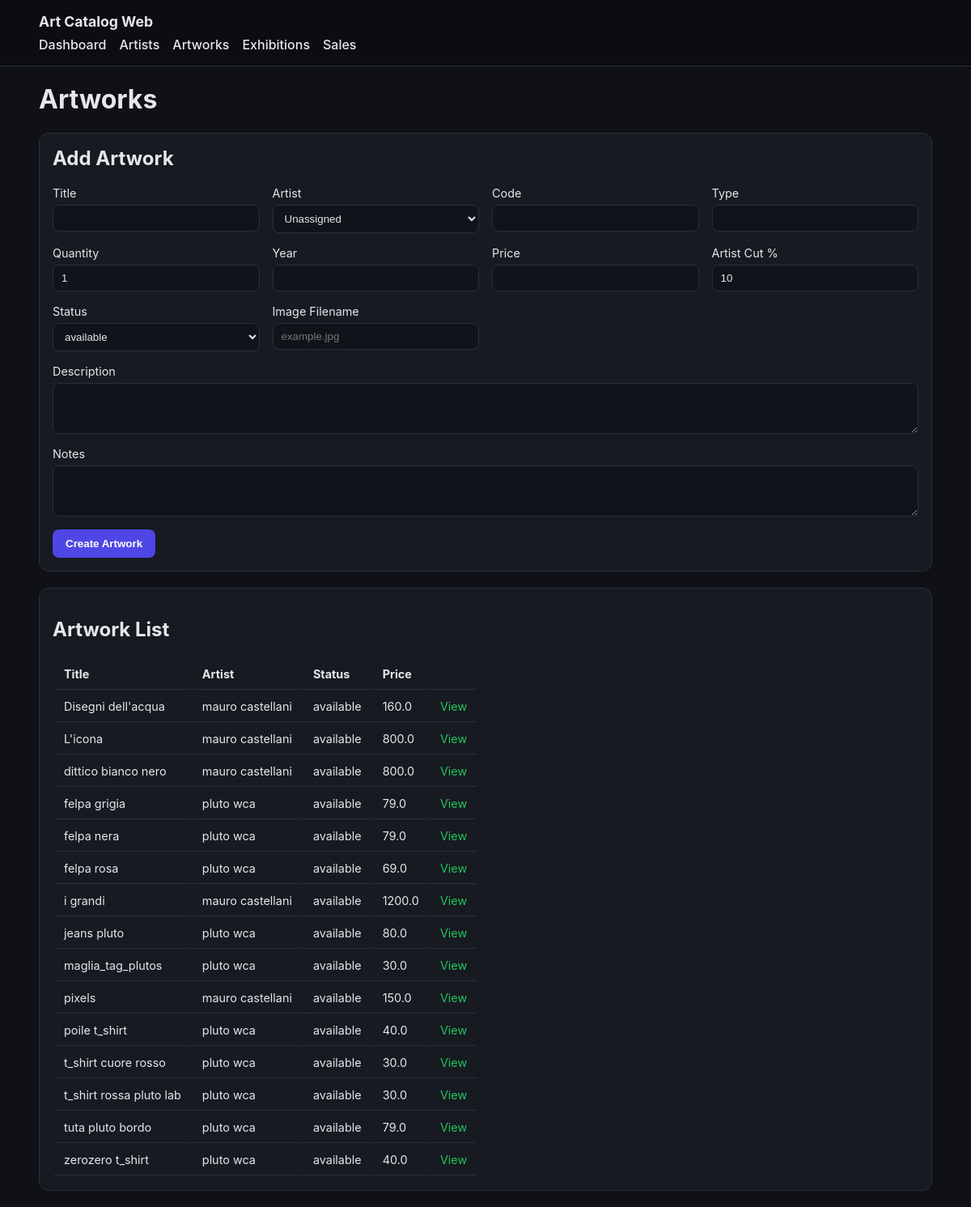
The page /artworks on the database as committed earlier.
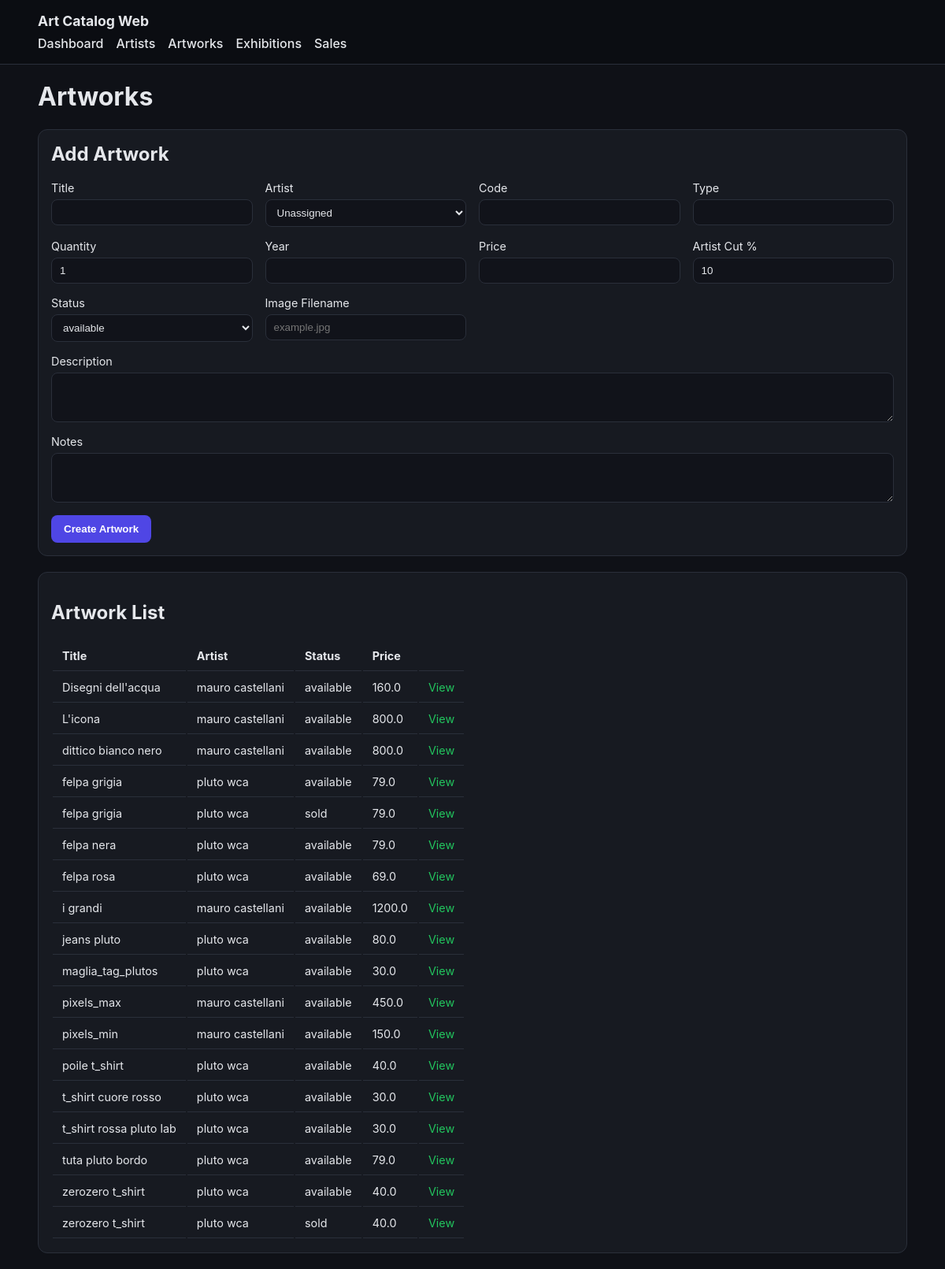
The same page on the database as committed later.
### tables this page shows
CREATE TABLE artwork (
    id INTEGER PRIMARY KEY AUTOINCREMENT,

    artist_id INTEGER,           -- FK verso artist (puo essere NULL)
    title TEXT NOT NULL,         -- Titolo opera / articolo
    description TEXT,            -- Descrizione estesa
    type TEXT,                   -- painting, sculpture, print, merch, ecc.
    year INTEGER,                -- Anno di produzione
    price REAL,                  -- Prezzo di listino
    artist_cut_percent REAL DEFAULT 10, -- Percentuale riconosciuta all'artista
    image TEXT,                  -- Nome file immagine (NO path)
    status TEXT DEFAULT 'available',
    notes TEXT, quantity INTEGER DEFAULT 1, code TEXT,                  -- Note interne

    FOREIGN KEY (artist_id)
        REFERENCES artist(id)
        ON DELETE SET NULL
);

CREATE TABLE artist (
    id INTEGER PRIMARY KEY AUTOINCREMENT,
    name TEXT NOT NULL,          -- Nome artista / collettivo
    bio TEXT,                    -- Biografia
    email TEXT,                  -- Contatto
    phone TEXT,                  -- Contatto
    notes TEXT                   -- Note interne (non pubbliche)
);

### webapp/app.py (the view, shortened to what this page needs)
    @app.route("/artworks", methods=["GET", "POST"])
    def artworks():
        artist_repo, artwork_repo, _, _ = get_repos()
        artworks = artwork_repo.get_all()
        artists = artist_repo.get_all()
        return render_template(
            "artworks.html",
            artworks=artworks,
            artists=artists,
            status_options=STATUS_OPTIONS,
        )

### core/database.py (called while the page is built)
    def execute(self, query: str, params: tuple = ()):
        cur = self.conn.cursor()
        cur.execute(query, params)
        self.conn.commit()
        return cur

    def close(self):
        self.conn.close()

### core/repositories/artist_repo.py (called while the page is built)
    def get_all(self):
        cursor = self.db.execute("SELECT * FROM artist ORDER BY name")
        return cursor.fetchall()

### core/repositories/artwork_repo.py (called while the page is built, shortened)
    def _ensure_artist_cut_column(self):
        cursor = self.db.execute("PRAGMA table_info(artwork)")
        columns = {row[1] for row in cursor.fetchall()}

    def _ensure_quantity_column(self):
        cursor = self.db.execute("PRAGMA table_info(artwork)")
        columns = {row[1] for row in cursor.fetchall()}

    def _ensure_code_column(self):
        cursor = self.db.execute("PRAGMA table_info(artwork)")
        columns = {row[1] for row in cursor.fetchall()}
        try:
            self.db.execute(
                "CREATE UNIQUE INDEX IF NOT EXISTS idx_artwork_code ON artwork(code)"
            )
        except Exception:
            pass

    def get_all(self):
        cursor = self.db.execute(
            """
            SELECT a.*, ar.name as artist_name
            FROM artwork a
            LEFT JOIN artist ar ON a.artist_id = ar.id
            ORDER BY a.title
            """
        )
        return cursor.fetchall()

### webapp/app.py (called while the page is built)
def get_db() -> Database:
    db: Optional[Database] = g.get("db")
    if db is None:
        db = Database(DB_PATH)
        g.db = db
    return db

def get_repos():
    db = get_db()
    return (
        ArtistRepository(db),
        ArtworkRepository(db),
        ExhibitionRepository(db),
        SaleRepository(db),
    )

### webapp/templates/artworks.html (shortened to what this page needs)
{% extends "base.html" %}
{% block content %}
<h1>Artworks</h1>
<section class="card form-card">
    <h2>Add Artwork</h2>
    <form method="post" class="grid-form">
        <label>
            Title
            <input type="text" name="title" required>
        </label>
        <label>
            Artist
            <select name="artist_id">
                <option value="">Unassigned</option>
            </select>
        </label>
        <label>
            Code
            <input type="text" name="code">
        </label>
        <label>
            Type
            <input type="text" name="type">
        </label>
        <label>
            Quantity
            <input type="number" name="quantity" min="1" value="1">
        </label>
        <label>
            Year
            <input type="number" name="year">
        </label>
        <label>
            Price
            <input type="number" name="price" step="0.01">
        </label>
        <label>
            Artist Cut %
            <input type="number" name="artist_cut_percent" step="0.1" value="10">
        </label>
        <label>
            Status
            <select name="status">
                {% for status in status_options %}
                    <option value="{{ status }}">{{ status }}</option>
                {% endfor %}
            </select>
        </label>
        <label>
            Image Filename
            <input type="text" name="image" placeholder="example.jpg">
        </label>
        <label class="full">
            Description
            <textarea name="description" rows="3"></textarea>
        </label>
        <label class="full">
            Notes
            <textarea name="notes" rows="3"></textarea>
        </label>
        <button type="submit">Create Artwork</button>
    </form>
</section>
<section class="card">
    <h2>Artwork List</h2>
    <div class="table-wrap">
        <table>
            <thead>
                <tr>
                    <th>Title</th>
                    <th>Artist</th>
                    <th>Status</th>
                    <th>Price</th>
                    <th></th>
                </tr>
            </thead>
            <tbody>
                {% for artwork in artworks %}
                    <tr>
                        <td>{{ artwork["title"] }}</td>
                        <td>{{ artwork["artist_name"] or "-" }}</td>
                        <td>{{ artwork["status"] }}</td>
                        <td>{{ artwork["price"] or "-" }}</td>
                        <td>
                            <a class="link" href="{{ url_for('artwork_detail', artwork_id=artwork['id']) }}">View</a>
                        </td>
                    </tr>
                {% else %}
                    <tr>
                        <td colspan="5" class="muted">No artworks yet.</td>
                    </tr>
                {% endfor %}
            </tbody>
        </table>
    </div>
</section>
{% endblock %}

### webapp/templates/base.html (shortened to what this page needs)
<!doctype html>
<html lang="en">
<head>
    <link rel="stylesheet" href="{{ url_for('static', filename='style.css') }}">
</head>
<body>
    <header class="app-header">
        <div class="container">
            <div class="brand">Art Catalog Web</div>
            <nav class="nav">
                <a href="{{ url_for('index') }}">Dashboard</a>
                <a href="{{ url_for('artists') }}">Artists</a>
                <a href="{{ url_for('artworks') }}">Artworks</a>
                <a href="{{ url_for('exhibitions') }}">Exhibitions</a>
                <a href="{{ url_for('sales') }}">Sales</a>
            </nav>
        </div>
    </header>
    <main class="container">
        {% block content %}{% endblock %}
    </main>
</body>
</html>

### webapp/static/style.css (style rules this page uses)
:root { color-scheme: dark; --bg: #0f1117; --card: #171a21; --text: #e5e7eb; --muted: #9ca3af; --accent: #4f46e5; --accent-2: #22c55e; --danger: #ef4444; --border: #2a2f3a; }
* { box-sizing: border-box; }
body { margin: 0; font-family: "Inter", system-ui, -apple-system, sans-serif; background: var(--bg); color: var(--text); }
.container { width: min(1200px, 92%); margin: 0 auto; }
.app-header { background: #0b0d12; border-bottom: 1px solid var(--border); padding: 16px 0; }
.brand { font-weight: 700; font-size: 1.1rem; }
.nav { display: flex; gap: 16px; margin-top: 8px; flex-wrap: wrap; }
.nav a { color: var(--text); text-decoration: none; font-weight: 500; }
.card { background: var(--card); border: 1px solid var(--border); border-radius: 12px; padding: 16px; margin: 20px 0; }
.form-card h2 { margin-top: 0; }
.grid-form { display: grid; grid-template-columns: repeat(auto-fit, minmax(220px, 1fr)); gap: 16px; }
.grid-form label { display: flex; flex-direction: column; gap: 6px; font-size: 0.9rem; }
.grid-form label.full { grid-column: 1 / -1; }
input, select, textarea { background: #11131a; border: 1px solid var(--border); border-radius: 8px; padding: 8px 10px; color: var(--text); }
button { background: var(--accent); border: none; border-radius: 8px; color: white; font-weight: 600; padding: 10px 16px; cursor: pointer; width: fit-content; }
.link { color: var(--accent-2); text-decoration: none; }
.table-wrap { overflow-x: auto; }
th, td { padding: 10px 12px; border-bottom: 1px solid var(--border); text-align: left; font-size: 0.9rem; }

Rows that differ between the two databases and show on the page:
added artwork: title "felpa grigia", name "pluto wca", status "sold", price "79.0"
added artwork: title "pixels_max", name "mauro castellani", status "available", price "450.0"
changed artwork: title "pixels" → "pixels_min"
added artwork: title "zerozero t_shirt", name "pluto wca", status "sold", price "40.0"
